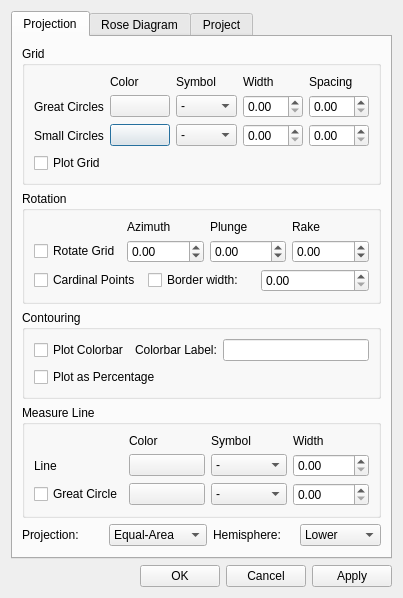
<?xml version="1.0" encoding="UTF-8"?>
<ui version="4.0">
 <class>Dialog</class>
 <widget class="QDialog" name="Dialog">
  <property name="geometry">
   <rect>
    <x>0</x>
    <y>0</y>
    <width>400</width>
    <height>562</height>
   </rect>
  </property>
  <property name="windowTitle">
   <string>Dialog</string>
  </property>
  <layout class="QVBoxLayout" name="verticalLayout_2">
   <item>
    <widget class="QTabWidget" name="tabWidget">
     <property name="sizePolicy">
      <sizepolicy hsizetype="Expanding" vsizetype="Expanding">
       <horstretch>0</horstretch>
       <verstretch>0</verstretch>
      </sizepolicy>
     </property>
     <property name="locale">
      <locale language="English" country="UnitedStates"/>
     </property>
     <property name="currentIndex">
      <number>0</number>
     </property>
     <widget class="QWidget" name="tab">
      <attribute name="title">
       <string>Projection</string>
      </attribute>
      <layout class="QVBoxLayout" name="verticalLayout_4">
       <item>
        <widget class="QGroupBox" name="groupBox_2">
         <property name="title">
          <string>Grid</string>
         </property>
         <layout class="QVBoxLayout" name="verticalLayout">
          <item>
           <layout class="QGridLayout" name="gridLayout_2">
            <item row="2" column="0">
             <widget class="QLabel" name="label_20">
              <property name="text">
               <string>Small Circles</string>
              </property>
             </widget>
            </item>
            <item row="1" column="0">
             <widget class="QLabel" name="label_17">
              <property name="text">
               <string>Great Circles</string>
              </property>
             </widget>
            </item>
            <item row="1" column="4">
             <widget class="QDoubleSpinBox" name="prop_projection_gcspacing"/>
            </item>
            <item row="2" column="1">
             <widget class="QPushButton" name="prop_color_SC_colors">
              <property name="text">
               <string/>
              </property>
             </widget>
            </item>
            <item row="0" column="4">
             <widget class="QLabel" name="label_10">
              <property name="text">
               <string>Spacing</string>
              </property>
             </widget>
            </item>
            <item row="0" column="2">
             <widget class="QLabel" name="label_4">
              <property name="text">
               <string>Symbol</string>
              </property>
             </widget>
            </item>
            <item row="0" column="3">
             <widget class="QLabel" name="label_6">
              <property name="text">
               <string>Width</string>
              </property>
             </widget>
            </item>
            <item row="0" column="1">
             <widget class="QLabel" name="label_5">
              <property name="text">
               <string>Color</string>
              </property>
             </widget>
            </item>
            <item row="1" column="3">
             <widget class="QDoubleSpinBox" name="prop_GC_linewidths"/>
            </item>
            <item row="1" column="1">
             <widget class="QPushButton" name="prop_color_GC_colors">
              <property name="text">
               <string/>
              </property>
             </widget>
            </item>
            <item row="1" column="2">
             <widget class="QComboBox" name="prop_GC_linestyles">
              <item>
               <property name="text">
                <string>-</string>
               </property>
              </item>
              <item>
               <property name="text">
                <string>:</string>
               </property>
              </item>
              <item>
               <property name="text">
                <string>--</string>
               </property>
              </item>
              <item>
               <property name="text">
                <string>-.</string>
               </property>
              </item>
             </widget>
            </item>
            <item row="2" column="4">
             <widget class="QDoubleSpinBox" name="prop_projection_scspacing"/>
            </item>
            <item row="2" column="2">
             <widget class="QComboBox" name="prop_SC_linestyles">
              <item>
               <property name="text">
                <string>-</string>
               </property>
              </item>
              <item>
               <property name="text">
                <string>:</string>
               </property>
              </item>
              <item>
               <property name="text">
                <string>--</string>
               </property>
              </item>
              <item>
               <property name="text">
                <string>-.</string>
               </property>
              </item>
             </widget>
            </item>
            <item row="2" column="3">
             <widget class="QDoubleSpinBox" name="prop_SC_linewidths"/>
            </item>
           </layout>
          </item>
          <item>
           <layout class="QHBoxLayout" name="horizontalLayout_2">
            <item>
             <widget class="QCheckBox" name="prop_check_grid">
              <property name="text">
               <string>Plot Grid</string>
              </property>
             </widget>
            </item>
            <item>
             <spacer name="horizontalSpacer_2">
              <property name="orientation">
               <enum>Qt::Horizontal</enum>
              </property>
              <property name="sizeHint" stdset="0">
               <size>
                <width>40</width>
                <height>20</height>
               </size>
              </property>
             </spacer>
            </item>
           </layout>
          </item>
         </layout>
        </widget>
       </item>
       <item>
        <widget class="QGroupBox" name="groupBox">
         <property name="title">
          <string>Rotation</string>
         </property>
         <layout class="QVBoxLayout" name="verticalLayout_3">
          <item>
           <layout class="QGridLayout" name="gridLayout">
            <item row="0" column="2">
             <widget class="QLabel" name="label_2">
              <property name="text">
               <string>Plunge</string>
              </property>
             </widget>
            </item>
            <item row="1" column="0">
             <widget class="QCheckBox" name="prop_check_rotate">
              <property name="text">
               <string>Rotate Grid</string>
              </property>
             </widget>
            </item>
            <item row="0" column="3">
             <widget class="QLabel" name="label_3">
              <property name="text">
               <string>Rake</string>
              </property>
             </widget>
            </item>
            <item row="1" column="2">
             <widget class="QDoubleSpinBox" name="prop_rotation_plng">
              <property name="minimum">
               <double>-90.000000000000000</double>
              </property>
              <property name="maximum">
               <double>90.000000000000000</double>
              </property>
             </widget>
            </item>
            <item row="1" column="1">
             <widget class="QDoubleSpinBox" name="prop_rotation_azim">
              <property name="minimum">
               <double>-360.000000000000000</double>
              </property>
              <property name="maximum">
               <double>360.000000000000000</double>
              </property>
             </widget>
            </item>
            <item row="1" column="3">
             <widget class="QDoubleSpinBox" name="prop_rotation_rake">
              <property name="minimum">
               <double>-360.000000000000000</double>
              </property>
              <property name="maximum">
               <double>360.000000000000000</double>
              </property>
             </widget>
            </item>
            <item row="0" column="1">
             <widget class="QLabel" name="label">
              <property name="text">
               <string>Azimuth</string>
              </property>
             </widget>
            </item>
           </layout>
          </item>
          <item>
           <layout class="QHBoxLayout" name="horizontalLayout_6">
            <item>
             <widget class="QCheckBox" name="prop_check_cardinal">
              <property name="text">
               <string>Cardinal Points</string>
              </property>
             </widget>
            </item>
            <item>
             <widget class="QCheckBox" name="prop_check_cardinalborder">
              <property name="text">
               <string>Border width:</string>
              </property>
             </widget>
            </item>
            <item>
             <widget class="QDoubleSpinBox" name="prop_projection_cardinalborder"/>
            </item>
           </layout>
          </item>
         </layout>
        </widget>
       </item>
       <item>
        <widget class="QGroupBox" name="groupBox_4">
         <property name="title">
          <string>Contouring</string>
         </property>
         <layout class="QGridLayout" name="gridLayout_4">
          <item row="0" column="0">
           <widget class="QCheckBox" name="prop_check_colorbar">
            <property name="text">
             <string>Plot Colorbar</string>
            </property>
           </widget>
          </item>
          <item row="0" column="1">
           <widget class="QLabel" name="label_21">
            <property name="text">
             <string>Colorbar Label:</string>
            </property>
           </widget>
          </item>
          <item row="0" column="2">
           <widget class="QLineEdit" name="prop_general_colorbar"/>
          </item>
          <item row="1" column="0" colspan="3">
           <widget class="QCheckBox" name="prop_check_colorbarpercentage">
            <property name="text">
             <string>Plot as Percentage</string>
            </property>
           </widget>
          </item>
         </layout>
        </widget>
       </item>
       <item>
        <widget class="QGroupBox" name="groupBox_5">
         <property name="title">
          <string>Measure Line</string>
         </property>
         <layout class="QGridLayout" name="gridLayout_6">
          <item row="0" column="1">
           <widget class="QLabel" name="label_26">
            <property name="text">
             <string>Color</string>
            </property>
           </widget>
          </item>
          <item row="0" column="2">
           <widget class="QLabel" name="label_28">
            <property name="text">
             <string>Symbol</string>
            </property>
           </widget>
          </item>
          <item row="0" column="3">
           <widget class="QLabel" name="label_25">
            <property name="text">
             <string>Width</string>
            </property>
           </widget>
          </item>
          <item row="1" column="0">
           <widget class="QLabel" name="label_24">
            <property name="text">
             <string>Line</string>
            </property>
           </widget>
          </item>
          <item row="1" column="1">
           <widget class="QPushButton" name="prop_color_mLine_color">
            <property name="text">
             <string/>
            </property>
           </widget>
          </item>
          <item row="1" column="2">
           <widget class="QComboBox" name="prop_mLine_linestyle">
            <item>
             <property name="text">
              <string>-</string>
             </property>
            </item>
            <item>
             <property name="text">
              <string>:</string>
             </property>
            </item>
            <item>
             <property name="text">
              <string>--</string>
             </property>
            </item>
            <item>
             <property name="text">
              <string>-.</string>
             </property>
            </item>
           </widget>
          </item>
          <item row="1" column="3">
           <widget class="QDoubleSpinBox" name="prop_mLine_linewidth"/>
          </item>
          <item row="2" column="0">
           <widget class="QCheckBox" name="prop_check_measurelinegc">
            <property name="text">
             <string>Great Circle</string>
            </property>
           </widget>
          </item>
          <item row="2" column="1">
           <widget class="QPushButton" name="prop_color_mGC_color">
            <property name="text">
             <string/>
            </property>
           </widget>
          </item>
          <item row="2" column="2">
           <widget class="QComboBox" name="prop_mGC_linestyle">
            <item>
             <property name="text">
              <string>-</string>
             </property>
            </item>
            <item>
             <property name="text">
              <string>:</string>
             </property>
            </item>
            <item>
             <property name="text">
              <string>--</string>
             </property>
            </item>
            <item>
             <property name="text">
              <string>-.</string>
             </property>
            </item>
           </widget>
          </item>
          <item row="2" column="3">
           <widget class="QDoubleSpinBox" name="prop_mGC_linewidth"/>
          </item>
         </layout>
        </widget>
       </item>
       <item>
        <layout class="QHBoxLayout" name="horizontalLayout_11">
         <item>
          <widget class="QLabel" name="label_22">
           <property name="text">
            <string>Projection:</string>
           </property>
          </widget>
         </item>
         <item>
          <widget class="QComboBox" name="prop_general_projection">
           <item>
            <property name="text">
             <string>Equal-Area</string>
            </property>
           </item>
           <item>
            <property name="text">
             <string>Equal-Angle</string>
            </property>
           </item>
          </widget>
         </item>
         <item>
          <widget class="QLabel" name="label_23">
           <property name="text">
            <string>Hemisphere:</string>
           </property>
          </widget>
         </item>
         <item>
          <widget class="QComboBox" name="prop_general_hemisphere">
           <item>
            <property name="text">
             <string>Lower</string>
            </property>
           </item>
           <item>
            <property name="text">
             <string>Upper</string>
            </property>
           </item>
          </widget>
         </item>
        </layout>
       </item>
       <item>
        <spacer name="verticalSpacer">
         <property name="orientation">
          <enum>Qt::Vertical</enum>
         </property>
         <property name="sizeHint" stdset="0">
          <size>
           <width>20</width>
           <height>18</height>
          </size>
         </property>
        </spacer>
       </item>
      </layout>
     </widget>
     <widget class="QWidget" name="roseDiagram">
      <attribute name="title">
       <string>Rose Diagram</string>
      </attribute>
      <layout class="QVBoxLayout" name="verticalLayout_7">
       <item>
        <widget class="QGroupBox" name="groupBox_8">
         <property name="title">
          <string>Rose grid</string>
         </property>
         <layout class="QVBoxLayout" name="verticalLayout_5">
          <item>
           <layout class="QGridLayout" name="gridLayout_5">
            <item row="0" column="2">
             <widget class="QLabel" name="label_29">
              <property name="text">
               <string>Width</string>
              </property>
             </widget>
            </item>
            <item row="0" column="3">
             <widget class="QLabel" name="label_27">
              <property name="text">
               <string>Color</string>
              </property>
             </widget>
            </item>
            <item row="1" column="0">
             <widget class="QCheckBox" name="prop_rose_check_outer">
              <property name="text">
               <string>Outer (%)</string>
              </property>
             </widget>
            </item>
            <item row="1" column="1">
             <widget class="QDoubleSpinBox" name="prop_rose_outerperc">
              <property name="maximum">
               <double>100.000000000000000</double>
              </property>
             </widget>
            </item>
            <item row="1" column="2">
             <widget class="QDoubleSpinBox" name="prop_rose_outerwidth"/>
            </item>
            <item row="1" column="3">
             <widget class="QPushButton" name="prop_color_rose_outerc">
              <property name="text">
               <string/>
              </property>
             </widget>
            </item>
            <item row="2" column="0">
             <widget class="QCheckBox" name="prop_rose_check_rings">
              <property name="text">
               <string>Rings (%)</string>
              </property>
             </widget>
            </item>
            <item row="2" column="3">
             <widget class="QPushButton" name="prop_color_rose_ringsc">
              <property name="text">
               <string/>
              </property>
             </widget>
            </item>
            <item row="3" column="2">
             <widget class="QDoubleSpinBox" name="prop_rose_diagonalswidth"/>
            </item>
            <item row="3" column="1">
             <widget class="QDoubleSpinBox" name="prop_rose_diagonalsang">
              <property name="maximum">
               <double>360.000000000000000</double>
              </property>
             </widget>
            </item>
            <item row="2" column="2">
             <widget class="QDoubleSpinBox" name="prop_rose_ringswidth"/>
            </item>
            <item row="4" column="1">
             <widget class="QDoubleSpinBox" name="prop_rose_diagonalsoff"/>
            </item>
            <item row="3" column="3">
             <widget class="QPushButton" name="prop_color_rose_diagonalsc">
              <property name="text">
               <string/>
              </property>
             </widget>
            </item>
            <item row="3" column="0">
             <widget class="QCheckBox" name="prop_rose_check_diagonals">
              <property name="text">
               <string>Diagonals</string>
              </property>
             </widget>
            </item>
            <item row="4" column="0">
             <widget class="QLabel" name="label_30">
              <property name="text">
               <string>Offset</string>
              </property>
             </widget>
            </item>
            <item row="2" column="1">
             <widget class="QDoubleSpinBox" name="prop_rose_ringsperc">
              <property name="maximum">
               <double>100.000000000000000</double>
              </property>
             </widget>
            </item>
            <item row="5" column="0" colspan="2">
             <widget class="QCheckBox" name="prop_rose_check_autoscale">
              <property name="text">
               <string>Set Outer Limit from data</string>
              </property>
             </widget>
            </item>
            <item row="5" column="2">
             <widget class="QCheckBox" name="prop_rose_check_scaletxt">
              <property name="text">
               <string>Plot Scale at:</string>
              </property>
             </widget>
            </item>
            <item row="5" column="3">
             <widget class="QDoubleSpinBox" name="prop_rose_scaleaz">
              <property name="minimum">
               <double>-360.000000000000000</double>
              </property>
              <property name="maximum">
               <double>360.000000000000000</double>
              </property>
             </widget>
            </item>
           </layout>
          </item>
          <item>
           <widget class="QRadioButton" name="prop_rose_check_360d">
            <property name="text">
             <string>360 degrees</string>
            </property>
           </widget>
          </item>
          <item>
           <widget class="QRadioButton" name="prop_rose_check_180d">
            <property name="text">
             <string>180 degrees</string>
            </property>
           </widget>
          </item>
          <item>
           <layout class="QHBoxLayout" name="horizontalLayout_9">
            <item>
             <widget class="QRadioButton" name="prop_rose_check_interval">
              <property name="text">
               <string>Interval:</string>
              </property>
             </widget>
            </item>
            <item>
             <widget class="QDoubleSpinBox" name="prop_rose_from">
              <property name="minimum">
               <double>-360.000000000000000</double>
              </property>
              <property name="maximum">
               <double>360.000000000000000</double>
              </property>
             </widget>
            </item>
            <item>
             <widget class="QDoubleSpinBox" name="prop_rose_to">
              <property name="minimum">
               <double>-360.000000000000000</double>
              </property>
              <property name="maximum">
               <double>360.000000000000000</double>
              </property>
             </widget>
            </item>
           </layout>
          </item>
         </layout>
        </widget>
       </item>
       <item>
        <spacer name="verticalSpacer_3">
         <property name="orientation">
          <enum>Qt::Vertical</enum>
         </property>
         <property name="sizeHint" stdset="0">
          <size>
           <width>20</width>
           <height>199</height>
          </size>
         </property>
        </spacer>
       </item>
      </layout>
      <zorder>groupBox_8</zorder>
      <zorder>verticalSpacer_3</zorder>
     </widget>
     <widget class="QWidget" name="tab_2">
      <attribute name="title">
       <string>Project</string>
      </attribute>
      <layout class="QVBoxLayout" name="verticalLayout_6">
       <item>
        <layout class="QFormLayout" name="formLayout">
         <property name="fieldGrowthPolicy">
          <enum>QFormLayout::AllNonFixedFieldsGrow</enum>
         </property>
         <property name="bottomMargin">
          <number>6</number>
         </property>
         <item row="0" column="0">
          <widget class="QLabel" name="label_7">
           <property name="text">
            <string>File:</string>
           </property>
          </widget>
         </item>
         <item row="1" column="0">
          <widget class="QLabel" name="label_8">
           <property name="text">
            <string>Title:</string>
           </property>
          </widget>
         </item>
         <item row="1" column="1">
          <widget class="QLineEdit" name="prop_general_title"/>
         </item>
         <item row="2" column="0">
          <widget class="QLabel" name="label_9">
           <property name="text">
            <string>Description:</string>
           </property>
          </widget>
         </item>
         <item row="2" column="1">
          <widget class="QTextEdit" name="prop_general_description"/>
         </item>
         <item row="3" column="0">
          <widget class="QLabel" name="label_11">
           <property name="text">
            <string>Author:</string>
           </property>
          </widget>
         </item>
         <item row="3" column="1">
          <widget class="QLineEdit" name="prop_general_author"/>
         </item>
         <item row="0" column="1">
          <widget class="QLineEdit" name="show_file_name">
           <property name="readOnly">
            <bool>true</bool>
           </property>
          </widget>
         </item>
        </layout>
       </item>
       <item>
        <layout class="QHBoxLayout" name="horizontalLayout_4">
         <property name="topMargin">
          <number>0</number>
         </property>
         <item>
          <widget class="QLabel" name="label_14">
           <property name="text">
            <string>Last Saved:</string>
           </property>
          </widget>
         </item>
         <item>
          <widget class="QLabel" name="prop_general_lastsave">
           <property name="text">
            <string>savetime</string>
           </property>
          </widget>
         </item>
         <item>
          <spacer name="horizontalSpacer_4">
           <property name="orientation">
            <enum>Qt::Horizontal</enum>
           </property>
           <property name="sizeHint" stdset="0">
            <size>
             <width>40</width>
             <height>20</height>
            </size>
           </property>
          </spacer>
         </item>
        </layout>
       </item>
       <item>
        <layout class="QHBoxLayout" name="horizontalLayout_3">
         <property name="topMargin">
          <number>0</number>
         </property>
         <item>
          <widget class="QLabel" name="label_12">
           <property name="text">
            <string>Packed Data:</string>
           </property>
          </widget>
         </item>
         <item>
          <widget class="QLabel" name="prop_general_packeddata">
           <property name="text">
            <string>packed</string>
           </property>
          </widget>
         </item>
         <item>
          <spacer name="horizontalSpacer_3">
           <property name="orientation">
            <enum>Qt::Horizontal</enum>
           </property>
           <property name="sizeHint" stdset="0">
            <size>
             <width>40</width>
             <height>20</height>
            </size>
           </property>
          </spacer>
         </item>
         <item>
          <widget class="QPushButton" name="do_actions_unpack">
           <property name="text">
            <string>Unpack to...</string>
           </property>
          </widget>
         </item>
        </layout>
       </item>
       <item>
        <spacer name="verticalSpacer_2">
         <property name="orientation">
          <enum>Qt::Vertical</enum>
         </property>
         <property name="sizeHint" stdset="0">
          <size>
           <width>20</width>
           <height>32</height>
          </size>
         </property>
        </spacer>
       </item>
      </layout>
      <zorder>verticalSpacer_2</zorder>
     </widget>
    </widget>
   </item>
   <item>
    <layout class="QHBoxLayout" name="horizontalLayout">
     <item>
      <spacer name="horizontalSpacer">
       <property name="orientation">
        <enum>Qt::Horizontal</enum>
       </property>
       <property name="sizeHint" stdset="0">
        <size>
         <width>40</width>
         <height>20</height>
        </size>
       </property>
      </spacer>
     </item>
     <item>
      <widget class="QPushButton" name="ok_button">
       <property name="text">
        <string>OK</string>
       </property>
      </widget>
     </item>
     <item>
      <widget class="QPushButton" name="cancel_button">
       <property name="text">
        <string>Cancel</string>
       </property>
      </widget>
     </item>
     <item>
      <widget class="QPushButton" name="apply">
       <property name="text">
        <string>Apply</string>
       </property>
      </widget>
     </item>
    </layout>
   </item>
  </layout>
 </widget>
 <tabstops>
  <tabstop>tabWidget</tabstop>
  <tabstop>prop_color_GC_colors</tabstop>
  <tabstop>prop_GC_linestyles</tabstop>
  <tabstop>prop_GC_linewidths</tabstop>
  <tabstop>prop_projection_gcspacing</tabstop>
  <tabstop>prop_color_SC_colors</tabstop>
  <tabstop>prop_SC_linestyles</tabstop>
  <tabstop>prop_SC_linewidths</tabstop>
  <tabstop>prop_projection_scspacing</tabstop>
  <tabstop>prop_check_grid</tabstop>
  <tabstop>prop_check_rotate</tabstop>
  <tabstop>prop_rotation_azim</tabstop>
  <tabstop>prop_rotation_plng</tabstop>
  <tabstop>prop_rotation_rake</tabstop>
  <tabstop>prop_check_cardinal</tabstop>
  <tabstop>prop_check_cardinalborder</tabstop>
  <tabstop>prop_projection_cardinalborder</tabstop>
  <tabstop>prop_check_colorbar</tabstop>
  <tabstop>prop_general_colorbar</tabstop>
  <tabstop>prop_check_colorbarpercentage</tabstop>
  <tabstop>prop_color_mLine_color</tabstop>
  <tabstop>prop_mLine_linestyle</tabstop>
  <tabstop>prop_mLine_linewidth</tabstop>
  <tabstop>prop_check_measurelinegc</tabstop>
  <tabstop>prop_color_mGC_color</tabstop>
  <tabstop>prop_mGC_linestyle</tabstop>
  <tabstop>prop_mGC_linewidth</tabstop>
  <tabstop>prop_general_projection</tabstop>
  <tabstop>prop_general_hemisphere</tabstop>
  <tabstop>prop_rose_check_rings</tabstop>
  <tabstop>prop_rose_ringsperc</tabstop>
  <tabstop>prop_color_rose_ringsc</tabstop>
  <tabstop>prop_rose_check_diagonals</tabstop>
  <tabstop>prop_rose_diagonalsang</tabstop>
  <tabstop>prop_color_rose_diagonalsc</tabstop>
  <tabstop>prop_rose_check_360d</tabstop>
  <tabstop>prop_rose_check_180d</tabstop>
  <tabstop>prop_rose_check_interval</tabstop>
  <tabstop>prop_rose_from</tabstop>
  <tabstop>prop_rose_to</tabstop>
  <tabstop>show_file_name</tabstop>
  <tabstop>prop_general_title</tabstop>
  <tabstop>prop_general_description</tabstop>
  <tabstop>prop_general_author</tabstop>
  <tabstop>do_actions_unpack</tabstop>
  <tabstop>cancel_button</tabstop>
  <tabstop>ok_button</tabstop>
  <tabstop>prop_color_rose_outerc</tabstop>
  <tabstop>prop_rose_outerperc</tabstop>
  <tabstop>apply</tabstop>
  <tabstop>prop_rose_check_outer</tabstop>
 </tabstops>
 <resources/>
 <connections>
  <connection>
   <sender>ok_button</sender>
   <signal>clicked()</signal>
   <receiver>Dialog</receiver>
   <slot>accept()</slot>
   <hints>
    <hint type="sourcelabel">
     <x>442</x>
     <y>381</y>
    </hint>
    <hint type="destinationlabel">
     <x>325</x>
     <y>201</y>
    </hint>
   </hints>
  </connection>
  <connection>
   <sender>cancel_button</sender>
   <signal>clicked()</signal>
   <receiver>Dialog</receiver>
   <slot>reject()</slot>
   <hints>
    <hint type="sourcelabel">
     <x>523</x>
     <y>381</y>
    </hint>
    <hint type="destinationlabel">
     <x>325</x>
     <y>201</y>
    </hint>
   </hints>
  </connection>
 </connections>
</ui>
